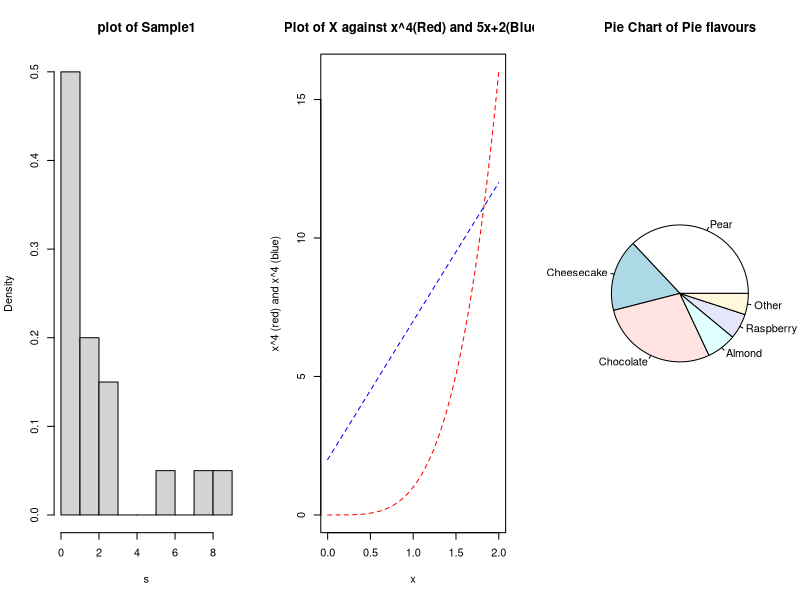

R code for this plot:
#a
s=scan("sample1.txt")
par(mfrow=c(1,3))
hist(s,probability = T,main = "plot of Sample1")

#b
y = function(x){
  x^4
}
extra = function(x){
  5*x+2
}
x=seq(0,2,length = 30)
plot(x,y(x), xlab=
    "x",ylab="x^4 (red) and x^4 (blue)", main="Plot of X against x^4(Red) and 5x+2(Blue)",type="l",
    col="red", lty=2)
points(x,extra(x),col = "blue",type="l",lty=2)
#c

#is.numeric(school): Checks if the object school has nummeric elements
#table(school): Creates a table from the elements in the school object
#barplot(table(school):Creates a bar plot with vertical or horizontal bars from the table created from the school object.
#col=c("blue","green", "black","yellow")): Creates a vector c from the elements "blue","green", "black","yellow"

#d
proportions = c(0.37, 0.17, 0.28, 0.07, 0.06, 0.05)
flavours = c("Pear","Cheesecake", "Chocolate", "Almond", "Raspberry","Other")
pie(proportions, labels = flavours, main="Pie Chart of Pie flavours")